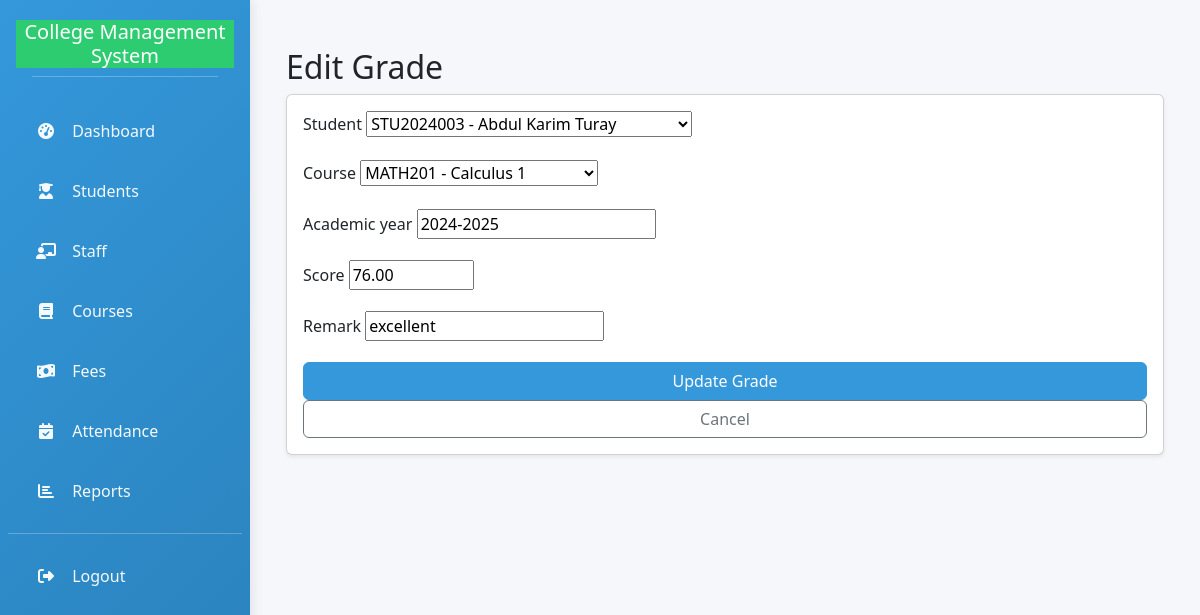
The page /grades/6/edit/ (signed in) on the database its author committed.
### college_db/models.py (models this page shows, shortened)
class StudentGrade(models.Model):
    student = models.ForeignKey('Student', on_delete=models.CASCADE, related_name='grades')
    course = models.ForeignKey('Course', on_delete=models.SET_NULL, null=True, blank=True)
    academic_year = models.CharField(max_length=20, blank=True, null=True, help_text="e.g., 2024-2025, First Year, etc.")
    score = models.DecimalField(max_digits=5, decimal_places=2, help_text="Numeric score or percentage (0-100)")
    grade_label = models.CharField(max_length=10, blank=True)   # filled automatically
    remark = models.CharField(max_length=255, blank=True)
    recorded_by = models.ForeignKey(settings.AUTH_USER_MODEL, on_delete=models.SET_NULL, null=True, blank=True)
    recorded_at = models.DateTimeField(auto_now_add=True)
    class Meta:
        unique_together = ('student', 'course', 'academic_year')  # optional; ensures one grade per student/course/year

### college_db/views.py (the view)
# urls.py: path('grades/<int:grade_id>/edit/', views.edit_grade, name='edit_grade'),
@login_required
def edit_grade(request, grade_id):
    grade = get_object_or_404(StudentGrade, id=grade_id)
    if request.method == 'POST':
        form = StudentGradeForm(request.POST, instance=grade)
        if form.is_valid():
            updated_grade = form.save(commit=False)
            updated_grade.recorded_by = request.user
            updated_grade.save()
            messages.success(request, 'Grade updated successfully.')
            return redirect('view_grade', grade_id=grade.id)
    else:
        form = StudentGradeForm(instance=grade)
    return render(request, 'college_db/edit_grade.html', {
        'form': form,
        'grade': grade
    })

### college_db/forms.py (shortened to what this page needs)
class StudentGradeForm(forms.ModelForm):
    class Meta:
        model = StudentGrade
        fields = ['student','course','academic_year','score','remark']
        widgets = {
            'score': forms.NumberInput(attrs={'min': 0, 'max': 100, 'step': '0.01'}),
            'remark': forms.TextInput(),
        }

### college_db/models.py (called while the page is built)
    def __str__(self):
        return f"{self.code} - {self.name}"

    def __str__(self):
        return f"{self.admission_number} - {self.first_name} {self.last_name}"

### college_db/templates/college_db/edit_grade.html (shortened to what this page needs)
{% extends 'college_db/base.html' %}
{% block content %}
<div class="container mt-4">
    <h2>Edit Grade</h2>
    <form method="post" class="card p-3 shadow-sm">
    {% for field in form %}
        <div class="mb-3">
            <label class="form-label">{{ field.label }}</label>
            {{ field }}
        </div>
    {% endfor %}
    <button type="submit" class="btn btn-primary">Update Grade</button>
    <a href="{% url 'view_grade' grade.id %}" class="btn btn-outline-secondary">Cancel</a>
</form>
</div>
{% endblock %}

### college_db/templates/college_db/base.html (style rules this page uses)
:root { --primary: #3498db; --secondary: #2ecc71; --accent: #e74c3c; --light: #f8f9fa; --dark: #34495e; --warning: #f39c12; --info: #17a2b8; }
body { background-color: #f5f7fa; font-family: 'Segoe UI', Tahoma, Geneva, Verdana, sans-serif; }
.btn-primary { background-color: var(--primary); border-color: var(--primary); }

### rows shown on the page
StudentGrade: form "STU2024003 - Abdul Karim Turay" "MATH201 - Calculus 1" "2024-2025" "76.00" "excellent"

### other values the page prints
{{ field.label }} "Student" "Course" "Academic year" "Score" "Remark"
